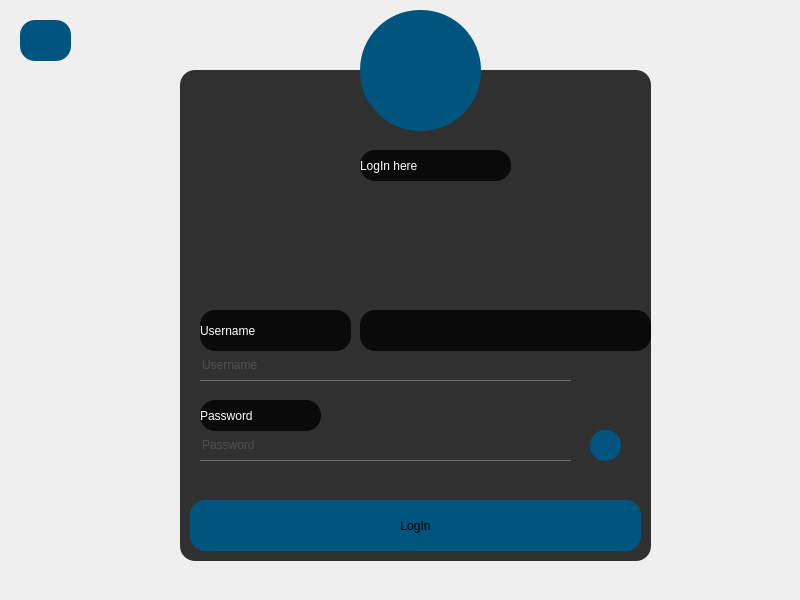
<?xml version="1.0" encoding="UTF-8"?>
<ui version="4.0">
 <class>Login</class>
 <widget class="QDialog" name="Login">
  <property name="geometry">
   <rect>
    <x>0</x>
    <y>0</y>
    <width>800</width>
    <height>600</height>
   </rect>
  </property>
  <property name="windowTitle">
   <string>Dialog</string>
  </property>
  <property name="styleSheet">
   <string notr="true">QFrame{
background:rgba(0,0,0,0.8);
border-radius:15px;
}

QDialog{
	background-image: url(:/new/prefix1/image/iStock-697020460-scaled.jpg);
}


QToolButton{
border-radius:60px;
background-color: rgb(0, 85, 127);
}

QPushButton{
border-radius:15px;
background-color: rgb(0, 85, 127);
font: 900 14pt &quot;Segoe UI Black&quot;;
}


QPushButton:hover{
background-color: rgb(0, 0, 127);
}


QLineEdit{
background:transparent;
border:none;
color:#717072;
border-bottom: 1px solid #717072
}</string>
  </property>
  <widget class="QFrame" name="frame">
   <property name="geometry">
    <rect>
     <x>180</x>
     <y>70</y>
     <width>471</width>
     <height>491</height>
    </rect>
   </property>
   <property name="frameShape">
    <enum>QFrame::StyledPanel</enum>
   </property>
   <property name="frameShadow">
    <enum>QFrame::Raised</enum>
   </property>
   <widget class="QPushButton" name="pushButton">
    <property name="geometry">
     <rect>
      <x>10</x>
      <y>430</y>
      <width>451</width>
      <height>51</height>
     </rect>
    </property>
    <property name="text">
     <string>LogIn</string>
    </property>
   </widget>
   <widget class="QLabel" name="label_3">
    <property name="geometry">
     <rect>
      <x>180</x>
      <y>80</y>
      <width>151</width>
      <height>31</height>
     </rect>
    </property>
    <property name="styleSheet">
     <string notr="true">QLabel{
color:white;
border-radius:15px;
font: 900 14pt &quot;Segoe UI Black&quot;;
}
</string>
    </property>
    <property name="text">
     <string>LogIn here</string>
    </property>
   </widget>
   <widget class="QLabel" name="label">
    <property name="geometry">
     <rect>
      <x>20</x>
      <y>240</y>
      <width>151</width>
      <height>41</height>
     </rect>
    </property>
    <property name="styleSheet">
     <string notr="true">QLabel{
color:white;
border-radius:15px;
font: 900 14pt &quot;Segoe UI Black&quot;;
}
</string>
    </property>
    <property name="text">
     <string>Username</string>
    </property>
   </widget>
   <widget class="QLineEdit" name="lineEdit_2">
    <property name="geometry">
     <rect>
      <x>20</x>
      <y>280</y>
      <width>371</width>
      <height>31</height>
     </rect>
    </property>
    <property name="styleSheet">
     <string notr="true">font: 12pt &quot;Segoe UI&quot;;</string>
    </property>
    <property name="placeholderText">
     <string>Username</string>
    </property>
   </widget>
   <widget class="QLabel" name="label_2">
    <property name="geometry">
     <rect>
      <x>20</x>
      <y>330</y>
      <width>121</width>
      <height>31</height>
     </rect>
    </property>
    <property name="styleSheet">
     <string notr="true">QLabel{
color:white;
border-radius:15px;
font: 900 14pt &quot;Segoe UI Black&quot;;
}
</string>
    </property>
    <property name="text">
     <string>Password</string>
    </property>
   </widget>
   <widget class="QLineEdit" name="lineEdit_p">
    <property name="geometry">
     <rect>
      <x>20</x>
      <y>360</y>
      <width>371</width>
      <height>31</height>
     </rect>
    </property>
    <property name="styleSheet">
     <string notr="true">font: 12pt &quot;Segoe UI&quot;;</string>
    </property>
    <property name="echoMode">
     <enum>QLineEdit::Password</enum>
    </property>
    <property name="placeholderText">
     <string>Password</string>
    </property>
   </widget>
   <widget class="QPushButton" name="showPassword">
    <property name="geometry">
     <rect>
      <x>410</x>
      <y>360</y>
      <width>31</width>
      <height>31</height>
     </rect>
    </property>
    <property name="text">
     <string/>
    </property>
    <property name="icon">
     <iconset resource="images.qrc">
      <normaloff>:/new/prefix1/image/4779893-200.png</normaloff>:/new/prefix1/image/4779893-200.png</iconset>
    </property>
    <property name="iconSize">
     <size>
      <width>30</width>
      <height>30</height>
     </size>
    </property>
   </widget>
   <widget class="QLabel" name="label_4">
    <property name="geometry">
     <rect>
      <x>180</x>
      <y>240</y>
      <width>291</width>
      <height>41</height>
     </rect>
    </property>
    <property name="text">
     <string/>
    </property>
   </widget>
  </widget>
  <widget class="QToolButton" name="toolButton">
   <property name="geometry">
    <rect>
     <x>360</x>
     <y>10</y>
     <width>121</width>
     <height>121</height>
    </rect>
   </property>
   <property name="text">
    <string/>
   </property>
   <property name="icon">
    <iconset resource="images.qrc">
     <normaloff>:/new/prefix1/image/Sample_User_Icon.png</normaloff>:/new/prefix1/image/Sample_User_Icon.png</iconset>
   </property>
   <property name="iconSize">
    <size>
     <width>70</width>
     <height>70</height>
    </size>
   </property>
  </widget>
  <widget class="QPushButton" name="pushButton_b">
   <property name="geometry">
    <rect>
     <x>20</x>
     <y>20</y>
     <width>51</width>
     <height>41</height>
    </rect>
   </property>
   <property name="text">
    <string/>
   </property>
   <property name="icon">
    <iconset resource="images.qrc">
     <normaloff>:/new/prefix1/image/93634.png</normaloff>:/new/prefix1/image/93634.png</iconset>
   </property>
   <property name="iconSize">
    <size>
     <width>30</width>
     <height>30</height>
    </size>
   </property>
  </widget>
 </widget>
 <resources>
  <include location="images.qrc"/>
 </resources>
 <connections/>
</ui>
